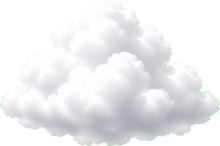
#> input picture assets/cloud.png, 220 x 146 px, found by its file name
$ python make_float_apngs.py
#> lines starting #> are read from the running program, lines starting #| are printed output that depends on the picture
"""Build transparent animated PNGs (APNG) that autoplay on GitHub."""
from __future__ import annotations

import math
from pathlib import Path

from PIL import Image

dst = Path(r"C:\Users\regmi\OneDrive\Desktop\About me\ayushreg-profile\assets")


def resize_max(im: Image.Image, max_w: int) -> Image.Image:
    w, h = im.size
    if w <= max_w:
        return im
    nh = max(1, int(h * (max_w / w)))
    return im.resize((max_w, nh), Image.Resampling.LANCZOS)


def make_bob_apng(
    sprite: Image.Image,
    out: Path,
    canvas: tuple[int, int],
    amplitude: float,
    drift: float,
    frames: int = 20,
    duration: int = 70,
    phase: float = 0.0,
) -> None:
    cw, ch = canvas
    sw, sh = sprite.size
    out_frames: list[Image.Image] = []
    for i in range(frames):
        t = i / frames * 2 * math.pi + phase
        dx = int(math.sin(t) * drift)
        dy = int(math.cos(t) * amplitude)
        frame = Image.new("RGBA", canvas, (0, 0, 0, 0))
        x = (cw - sw) // 2 + dx
        y = (ch - sh) // 2 + dy
        frame.alpha_composite(sprite, (max(0, x), max(0, y)))
        out_frames.append(frame)

    out_frames[0].save(
        out,
        save_all=True,
        append_images=out_frames[1:],
        duration=duration,
        loop=0,
        disposal=2,
        optimize=False,
        default_image=False,
    )
    print("wrote", out.name, out.stat().st_size)


def make_strip_apng(out: Path) -> None:
    cloud = resize_max(Image.open(dst / "cloud.png").convert("RGBA"), 110)
    cloud2 = resize_max(Image.open(dst / "cloud.png").convert("RGBA"), 90)
    island = resize_max(Image.open(dst / "island.png").convert("RGBA"), 120)
    island2 = resize_max(Image.open(dst / "island-small.png").convert("RGBA"), 90)

    W, H = 900, 160
    n = 24
    sprites = [
        (cloud, 40, 25, 8, 16, 0.0),
        (island, 220, 30, 11, 5, 1.1),
        (cloud2, 430, 18, 7, 14, 2.3),
        (island2, 620, 40, 10, 4, 3.5),
        (cloud, 760, 28, 9, 12, 4.7),
    ]
    frames: list[Image.Image] = []
    for i in range(n):
        base = Image.new("RGBA", (W, H), (0, 0, 0, 0))
        for sprite, bx, by, amp, drift, phase in sprites:
            t = i / n * 2 * math.pi + phase
            x = int(bx + math.sin(t) * drift)
            y = int(by + math.cos(t) * amp)
            x = max(0, min(W - sprite.size[0], x))
            y = max(0, min(H - sprite.size[1], y))
            base.alpha_composite(sprite, (x, y))
        frames.append(base)

    frames[0].save(
        out,
        save_all=True,
        append_images=frames[1:],
        duration=70,
        loop=0,
        disposal=2,
        optimize=False,
        default_image=False,
    )
    print("wrote", out.name, out.stat().st_size)


def main() -> None:
    cloud = resize_max(Image.open(dst / "cloud.png").convert("RGBA"), 150)
#> in resize_max, `w, h = im.size`: w = 220; h = 146
#> in resize_max, `nh = max(1, int(h * (max_w / w)))`: nh = 99
    cloud_sm = resize_max(Image.open(dst / "cloud.png").convert("RGBA"), 100)
    island = resize_max(Image.open(dst / "island.png").convert("RGBA"), 140)
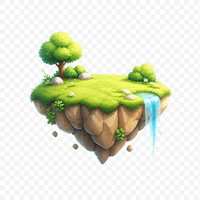
#> input picture assets/island.png, 200 x 200 px, found by its file name
#> call 3 of resize_max, with max_w = 140
#> in resize_max (call 3), `w, h = im.size`: w = 200
#> in resize_max (call 3), `nh = max(1, int(h * (max_w / w)))`: nh = 140
#> in resize_max (call 3), `return im.resize((max_w, nh), Image.Resampling.LANCZOS)`:
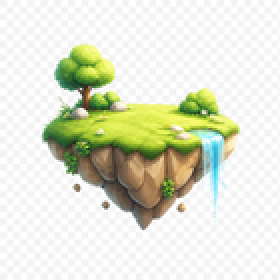
#> returned value: PIL image 140x140 RGBA (shown 2 times larger); mean R, G, B, A 224.6, 227.3, 209.5, 255
    island_sm = resize_max(Image.open(dst / "island-small.png").convert("RGBA"), 100)
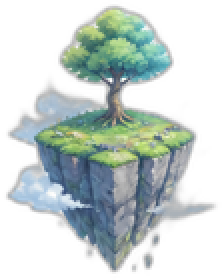
#> input picture assets/island-small.png, 111 x 140 px, found by its file name (shown 2 times larger)
#> call 4 of resize_max, with max_w = 100
#> in resize_max (call 4), `w, h = im.size`: w = 111; h = 140
#> in resize_max (call 4), `nh = max(1, int(h * (max_w / w)))`: nh = 126
#> in resize_max (call 4), `return im.resize((max_w, nh), Image.Resampling.LANCZOS)`:
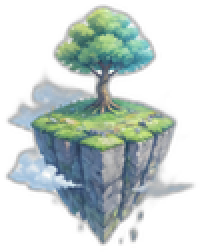
#> returned value: PIL image 100x126 RGBA (shown 2 times larger); mean R, G, B, A 56.7, 67.7, 65.1, 105.1; transparent parts drawn white

    make_bob_apng(cloud, dst / "cloud-float.png", (190, 150), amplitude=9, drift=12, phase=0)
#> after the loop in make_bob_apng, `for i in range(frames):`:
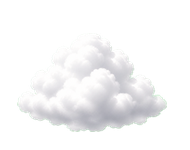
#> frame: PIL image 190x150 RGBA; mean R, G, B, A 78, 78.3, 78.7, 82.1; transparent parts drawn white
#> after the loop in make_bob_apng, `for i in range(frames):`: out_frames = 20 items
#> in make_bob_apng, `out_frames[0].save( out, save_all=True, append_images=out_frames[1:], ..`:
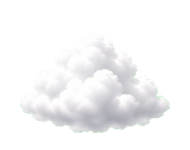
#> saved as cloud-float.png: PIL image 190x150 RGBA; mean R, G, B, A 78, 78.3, 78.7, 82.1; transparent parts drawn white
    make_bob_apng(cloud_sm, dst / "cloud-float-sm.png", (130, 110), amplitude=7, drift=9, phase=1.2)
    make_bob_apng(island, dst / "island-float.png", (190, 180), amplitude=12, drift=5, phase=0.5)
    make_bob_apng(island_sm, dst / "island-float-sm.png", (140, 130), amplitude=10, drift=4, phase=2.0)
    make_strip_apng(dst / "sky-float-strip.png")

    # Remove old opaque GIFs / unused svg attempts if present
    for name in [
        "cloud-float.gif",
        "cloud-float-sm.gif",
        "island-float.gif",
        "island-float-sm.gif",
        "sky-float-strip.gif",
        "cloud-float.svg",
        "cloud-float-sm.svg",
        "island-float.svg",
        "island-float-sm.svg",
        "sky-float-strip.svg",
    ]:
        p = dst / name
        if p.exists():
            p.unlink()
            print("removed", name)


if __name__ == "__main__":
#> (the run stopped early here; a loop or call above may not have finished)
